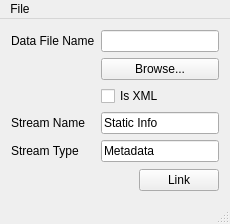
<?xml version="1.0" encoding="UTF-8"?>
<ui version="4.0">
 <class>MainWindow</class>
 <widget class="QMainWindow" name="MainWindow">
  <property name="geometry">
   <rect>
    <x>0</x>
    <y>0</y>
    <width>230</width>
    <height>224</height>
   </rect>
  </property>
  <property name="windowTitle">
   <string>StaticInfo Connector</string>
  </property>
  <widget class="QWidget" name="centralWidget">
   <layout class="QVBoxLayout" name="verticalLayout">
    <item>
     <layout class="QFormLayout" name="formLayout">
      <property name="fieldGrowthPolicy">
       <enum>QFormLayout::AllNonFixedFieldsGrow</enum>
      </property>
      <item row="0" column="0">
       <widget class="QLabel" name="label_4">
        <property name="text">
         <string>Data File Name</string>
        </property>
       </widget>
      </item>
      <item row="0" column="1">
       <widget class="QLineEdit" name="fileName">
        <property name="text">
         <string/>
        </property>
       </widget>
      </item>
      <item row="1" column="1">
       <widget class="QPushButton" name="browseButton">
        <property name="text">
         <string>Browse...</string>
        </property>
       </widget>
      </item>
      <item row="2" column="1">
       <widget class="QCheckBox" name="isXML">
        <property name="text">
         <string>Is XML</string>
        </property>
       </widget>
      </item>
      <item row="3" column="1">
       <widget class="QLineEdit" name="streamName">
        <property name="text">
         <string>Static Info</string>
        </property>
       </widget>
      </item>
      <item row="3" column="0">
       <widget class="QLabel" name="label">
        <property name="text">
         <string>Stream Name</string>
        </property>
       </widget>
      </item>
      <item row="4" column="0">
       <widget class="QLabel" name="label_2">
        <property name="text">
         <string>Stream Type</string>
        </property>
       </widget>
      </item>
      <item row="4" column="1">
       <widget class="QLineEdit" name="streamType">
        <property name="text">
         <string>Metadata</string>
        </property>
       </widget>
      </item>
     </layout>
    </item>
    <item>
     <spacer name="verticalSpacer">
      <property name="orientation">
       <enum>Qt::Vertical</enum>
      </property>
      <property name="sizeHint" stdset="0">
       <size>
        <width>20</width>
        <height>4</height>
       </size>
      </property>
     </spacer>
    </item>
    <item>
     <layout class="QHBoxLayout" name="horizontalLayout">
      <item>
       <spacer name="horizontalSpacer">
        <property name="orientation">
         <enum>Qt::Horizontal</enum>
        </property>
        <property name="sizeHint" stdset="0">
         <size>
          <width>40</width>
          <height>20</height>
         </size>
        </property>
       </spacer>
      </item>
      <item>
       <widget class="QPushButton" name="linkButton">
        <property name="text">
         <string>Link</string>
        </property>
       </widget>
      </item>
     </layout>
    </item>
   </layout>
   <zorder>verticalSpacer</zorder>
  </widget>
  <widget class="QMenuBar" name="menuBar">
   <property name="geometry">
    <rect>
     <x>0</x>
     <y>0</y>
     <width>230</width>
     <height>18</height>
    </rect>
   </property>
   <widget class="QMenu" name="menuFile">
    <property name="title">
     <string>File</string>
    </property>
    <addaction name="actionLoad_Configuration"/>
    <addaction name="actionSave_Configuration"/>
    <addaction name="separator"/>
    <addaction name="actionQuit_2"/>
   </widget>
   <addaction name="menuFile"/>
  </widget>
  <widget class="QStatusBar" name="statusBar"/>
  <action name="actionLoad_Configuration">
   <property name="text">
    <string>Load Configuration</string>
   </property>
  </action>
  <action name="actionSave_Configuration">
   <property name="text">
    <string>Save Configuration</string>
   </property>
  </action>
  <action name="actionQuit">
   <property name="text">
    <string>Quit</string>
   </property>
  </action>
  <action name="actionQuit_2">
   <property name="text">
    <string>Quit</string>
   </property>
  </action>
 </widget>
 <layoutdefault spacing="6" margin="11"/>
 <resources/>
 <connections/>
</ui>
